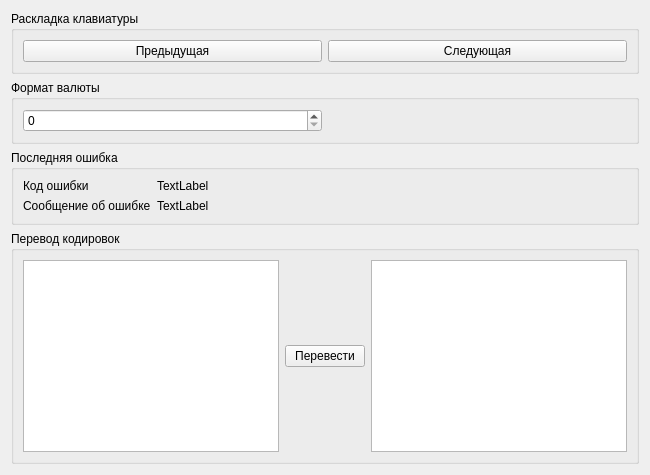
      <widget class="QWidget" name="page_2">
       <layout class="QVBoxLayout" name="verticalLayout_17">
        <item>
         <widget class="QGroupBox" name="groupBox_5">
          <property name="title">
           <string>Раскладка клавиатуры</string>
          </property>
          <layout class="QHBoxLayout" name="horizontalLayout_4">
           <item>
            <widget class="QPushButton" name="pushButtonPrev">
             <property name="text">
              <string>Предыдущая</string>
             </property>
            </widget>
           </item>
           <item>
            <widget class="QPushButton" name="pushButtonNext">
             <property name="text">
              <string>Следующая</string>
             </property>
            </widget>
           </item>
          </layout>
         </widget>
        </item>
        <item>
         <widget class="QGroupBox" name="groupBox_6">
          <property name="title">
           <string>Формат валюты</string>
          </property>
          <layout class="QHBoxLayout" name="horizontalLayout_9">
           <item>
            <widget class="QSpinBox" name="spinBoxCurrencyIn"/>
           </item>
           <item>
            <widget class="QLabel" name="labelCurrencyOut">
             <property name="text">
              <string/>
             </property>
            </widget>
           </item>
          </layout>
         </widget>
        </item>
        <item>
         <widget class="QGroupBox" name="groupBox_7">
          <property name="title">
           <string>Последняя ошибка</string>
          </property>
          <layout class="QFormLayout" name="formLayout_12">
           <item row="0" column="0">
            <widget class="QLabel" name="label_40">
             <property name="text">
              <string>Код ошибки</string>
             </property>
            </widget>
           </item>
           <item row="0" column="1">
            <widget class="QLabel" name="labelLastErrCode">
             <property name="text">
              <string>TextLabel</string>
             </property>
            </widget>
           </item>
           <item row="1" column="0">
            <widget class="QLabel" name="label_59">
             <property name="text">
              <string>Сообщение об ошибке</string>
             </property>
            </widget>
           </item>
           <item row="1" column="1">
            <widget class="QLabel" name="labelLastErrMsg">
             <property name="text">
              <string>TextLabel</string>
             </property>
            </widget>
           </item>
          </layout>
         </widget>
        </item>
        <item>
         <widget class="QGroupBox" name="groupBox_8">
          <property name="title">
           <string>Перевод кодировок</string>
          </property>
          <layout class="QHBoxLayout" name="horizontalLayout_7">
           <item>
            <widget class="QTextEdit" name="textSource"/>
           </item>
           <item>
            <widget class="QPushButton" name="pushButtonOemToChar">
             <property name="text">
              <string>Перевести</string>
             </property>
            </widget>
           </item>
           <item>
            <widget class="QTextEdit" name="textDestination"/>
           </item>
          </layout>
         </widget>
        </item>
       </layout>
      </widget>
